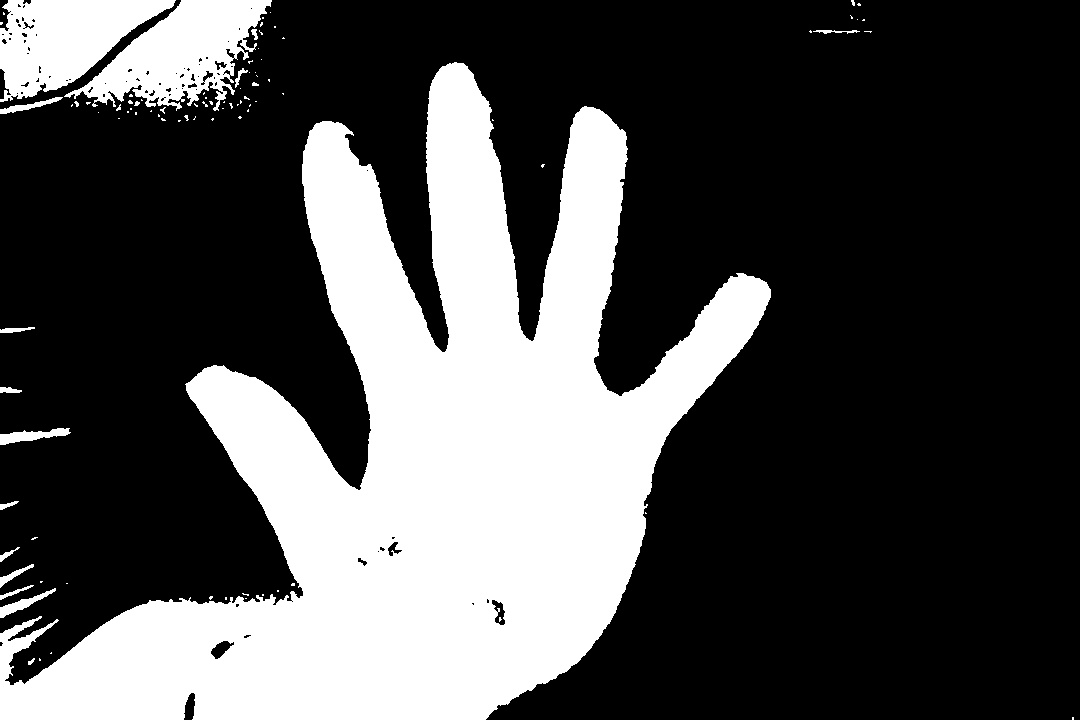
//> input picture Images/hand3_thresh.jpg, 1080 x 720 px
$ ./main   (built with g++ and OpenCV 4)
//> lines starting //> are read from the running program, lines starting //| are printed output that depends on the picture; after the words box and inside, x2 and y2 are one past the last pixel; in counts of white or black regions, pixels touching at a corner belong together
#include "opencv2/highgui/highgui.hpp"
#include "opencv2/imgproc/imgproc.hpp"
#include <iostream>
#include <stdio.h>
#include <stdlib.h>

using namespace cv;
using namespace std;

Mat src; Mat src_gray;
int thresh = 100;
int max_thresh = 255;
RNG rng(12345);

/// Function header
void thresh_callback(int, void* );

/** @function main */
int main( int argc, char** argv )
{
    /// Load source image and convert it to gray
    /// src = imread( argv[1], 1 );

    src = imread("/Users/sartaj10/Desktop/Final-Year-Project/Images/hand3_thresh.jpg");
//> src is the input picture: 720 rows x 1080 cols, CV_8UC3; min 0, max 255, mean 77.2

    /// Convert image to gray and blur it
    cvtColor( src, src_gray, CV_BGR2GRAY );
    blur( src_gray, src_gray, Size(3,3) );
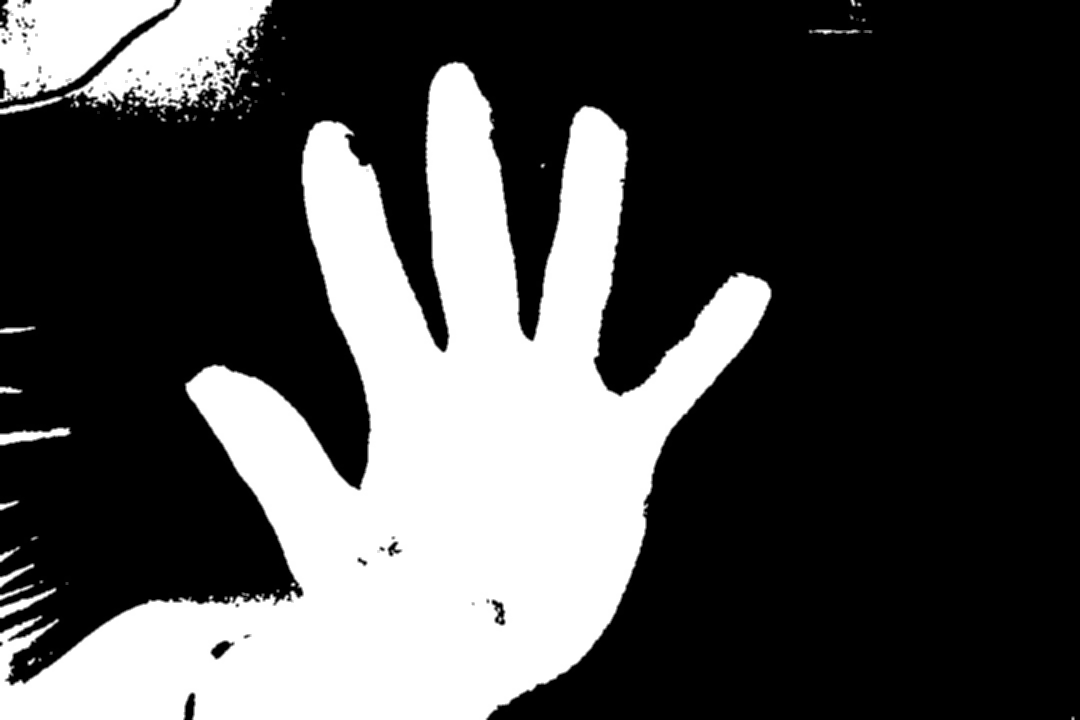
//> src_gray: 720 rows x 1080 cols, CV_8UC1; min 0, max 255, mean 77.2

    /// Create Window
    char *source_window = "Source";
    cvNamedWindow( source_window, WINDOW_NORMAL );
    imshow( source_window, src );

    createTrackbar( " Canny thresh:", "Source", &thresh, max_thresh, thresh_callback );
    thresh_callback( 0, 0 );

    waitKey(0);
    return(0);
}

/** @function thresh_callback */
void thresh_callback(int, void* )
{
    Mat canny_output;
    vector<vector<Point> > contours;
    vector<Vec4i> hierarchy;

    /// Detect edges using canny
    Canny( src_gray, canny_output, thresh, thresh*2, 3 );
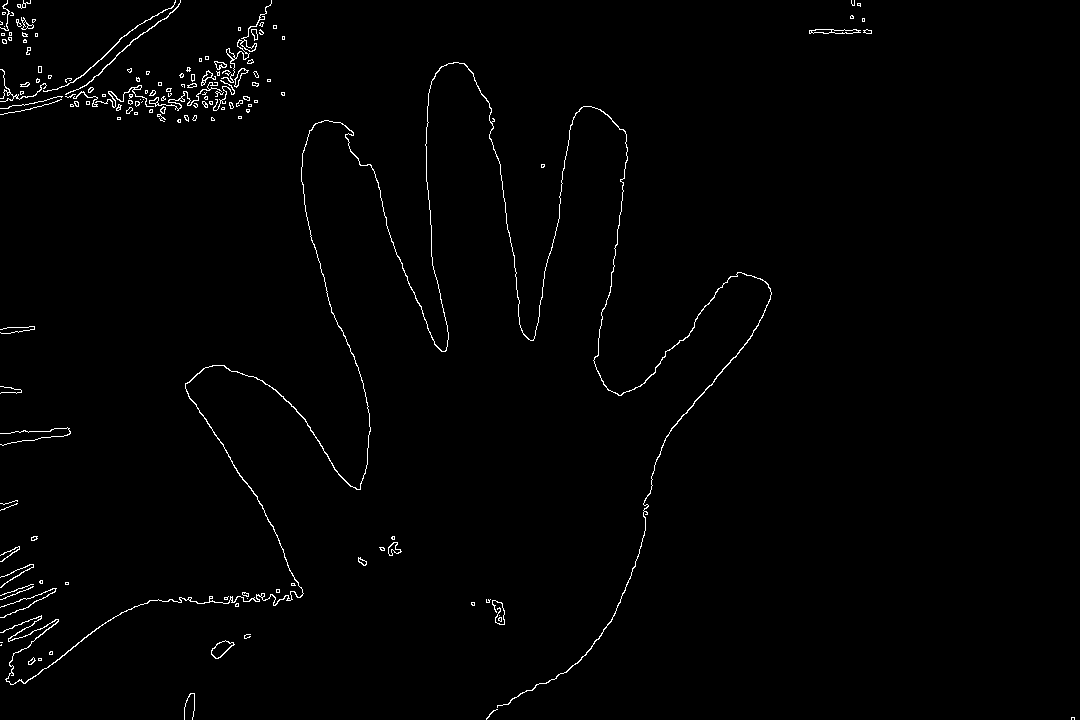
//> canny_output: 720 rows x 1080 cols, CV_8UC1; 1.1% white in thin lines or dots
    /// Find contours
    findContours( canny_output, contours, hierarchy, CV_RETR_TREE, CV_CHAIN_APPROX_SIMPLE, Point(0, 0) );
//> contours = 273 contours, 233 with area under 20; largest, box (x1, y1, x2, y2) and area: (0, 62, 772, 708) 912, (211, 640, 235, 659) 224, (211, 640, 234, 659) 196, (221, 0, 272, 83) 160, (809, 29, 861, 34) 148

    /// Get the moments
    vector<Moments> mu(contours.size() );
//> mu = 273 items
    for( int i = 0; i < contours.size(); i++ )
    { mu[i] = moments( contours[i], false ); }

    ///  Get the mass centers:
    vector<Point2f> mc( contours.size() );
    for( int i = 0; i < contours.size(); i++ )
    {
        mc[i] = Point2f( mu[i].m10/mu[i].m00 , mu[i].m01/mu[i].m00 );
    }
//> after the loop, mc = 273 Points (x, y), first 12: [1072.5, 717.3], [489.8, 714.2], [189.1, 695.8], [39.5, 659], [39.5, 659], [31.32, 661], [31.16, 660.9], [50.57, 652.6], [50.7, 652.7], [0.667, 644.7], [nan, nan], [220.9, 648.7]

    /// Draw contours
    Mat drawing = Mat::zeros( canny_output.size(), CV_8UC3 );
    for( int i = 0; i< contours.size(); i++ )
    {
        Scalar color = Scalar( rng.uniform(0, 255), rng.uniform(0,255), rng.uniform(0,255) );
        drawContours( drawing, contours, i, color, 2, 8, hierarchy, 0, Point() );
        circle( drawing, mc[i], 4, color, -1, 8, 0 );
    }
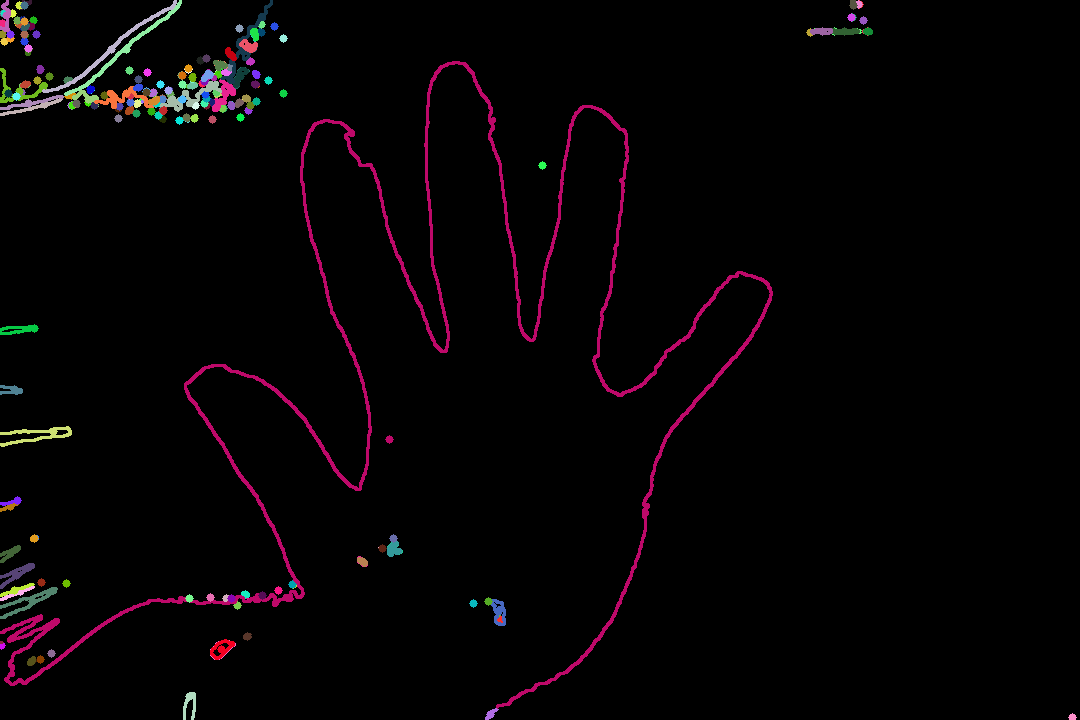
//> drawing: 720 rows x 1080 cols, CV_8UC3; mean B, G, R 4.2, 2.8, 5.9

    /// Show in a window
    cvNamedWindow( "Contours", WINDOW_NORMAL);
    imshow( "Contours", drawing );

    /// Calculate the area with the moments 00 and compare with the result of the OpenCV function
    printf("\t Info: Area and Contour Length \n");
    for( int i = 0; i< contours.size(); i++ )
    {
        printf(" * Contour[%d] - Area (M_00) = %.2f - Area OpenCV: %.2f - Length: %.2f \n", i, mu[i].m00, contourArea(contours[i]), arcLength( contours[i], true ) );
        Scalar color = Scalar( rng.uniform(0, 255), rng.uniform(0,255), rng.uniform(0,255) );
        drawContours( drawing, contours, i, color, 2, 8, hierarchy, 0, Point() );
        circle( drawing, mc[i], 4, color, -1, 8, 0 );
    }
//> this loop made 273 passes
//|  * Contour[0] - Area (M_00) = 1.00 - Area OpenCV: 1.00 - Length: 12.83
//|  * Contour[1] - Area (M_00) = 7.50 - Area OpenCV: 7.50 - Length: 32.04
//|  * Contour[2] - Area (M_00) = 4.00 - Area OpenCV: 4.00 - Length: 117.46
//|  * Contour[3] - Area (M_00) = 6.00 - Area OpenCV: 6.00 - Length: 10.00
//|  * Contour[4] - Area (M_00) = 4.00 - Area OpenCV: 4.00 - Length: 7.66
//|  * Contour[5] - Area (M_00) = 26.00 - Area OpenCV: 26.00 - Length: 22.14
//|  * Contour[6] - Area (M_00) = 19.00 - Area OpenCV: 19.00 - Length: 20.14
//|  * Contour[7] - Area (M_00) = 8.50 - Area OpenCV: 8.50 - Length: 11.41
//> (output is shown up to pass 8 of 273)
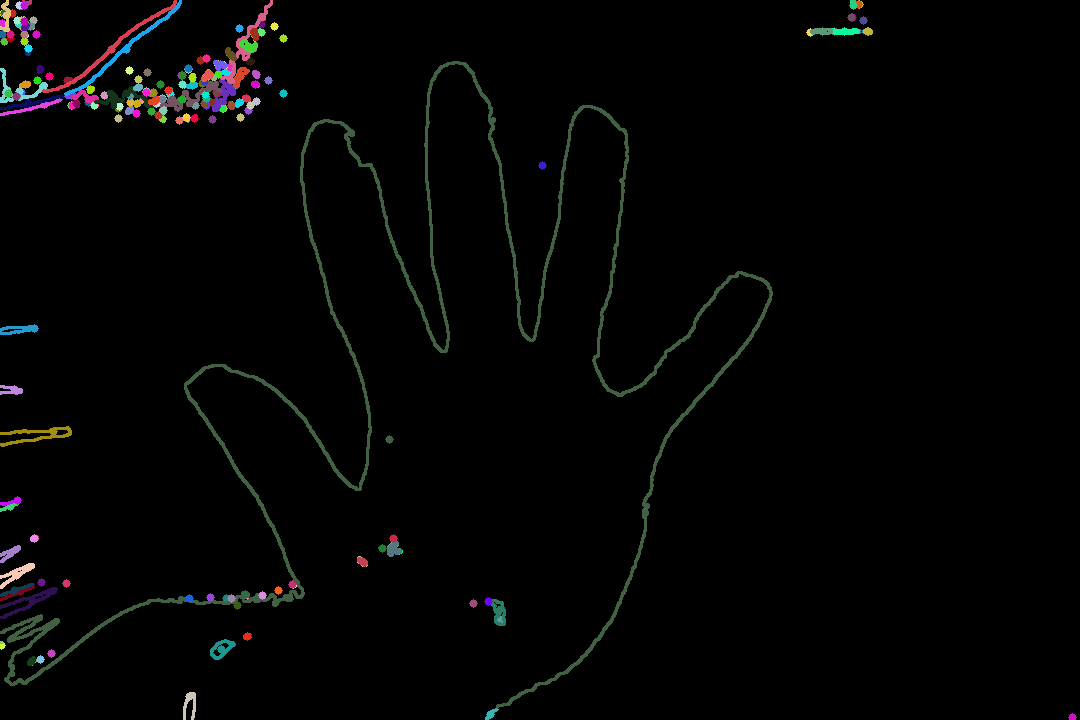
//> drawing: 720 rows x 1080 cols, CV_8UC3; 3.7% of pixels changed, all inside (x1, y1, x2, y2) = (0, 0, 1077, 720)
}
